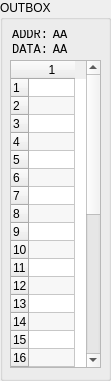
   <widget class="QGroupBox" name="gOUTBOX">
    <property name="geometry">
     <rect>
      <x>690</x>
      <y>110</y>
      <width>111</width>
      <height>381</height>
     </rect>
    </property>
    <property name="styleSheet">
     <string notr="true"/>
    </property>
    <property name="title">
     <string>OUTBOX</string>
    </property>
    <widget class="QTableWidget" name="tblOUTBOX">
     <property name="geometry">
      <rect>
       <x>10</x>
       <y>60</y>
       <width>91</width>
       <height>308</height>
      </rect>
     </property>
     <property name="frameShape">
      <enum>QFrame::StyledPanel</enum>
     </property>
     <property name="frameShadow">
      <enum>QFrame::Sunken</enum>
     </property>
     <property name="alternatingRowColors">
      <bool>true</bool>
     </property>
     <property name="selectionMode">
      <enum>QAbstractItemView::SingleSelection</enum>
     </property>
     <property name="rowCount">
      <number>32</number>
     </property>
     <property name="columnCount">
      <number>1</number>
     </property>
     <attribute name="horizontalHeaderDefaultSectionSize">
      <number>46</number>
     </attribute>
     <attribute name="verticalHeaderDefaultSectionSize">
      <number>18</number>
     </attribute>
     <row/>
     <row/>
     <row/>
     <row/>
     <row/>
     <row/>
     <row/>
     <row/>
     <row/>
     <row/>
     <row/>
     <row/>
     <row/>
     <row/>
     <row/>
     <row/>
     <row/>
     <row/>
     <row/>
     <row/>
     <row/>
     <row/>
     <row/>
     <row/>
     <row/>
     <row/>
     <row/>
     <row/>
     <row/>
     <row/>
     <row/>
     <row/>
     <column/>
    </widget>
    <widget class="QLabel" name="PROG_ADDR_3">
     <property name="geometry">
      <rect>
       <x>50</x>
       <y>30</y>
       <width>20</width>
       <height>10</height>
      </rect>
     </property>
     <property name="font">
      <font>
       <family>Monospace</family>
       <pointsize>9</pointsize>
      </font>
     </property>
     <property name="text">
      <string>AA</string>
     </property>
     <property name="alignment">
      <set>Qt::AlignCenter</set>
     </property>
    </widget>
    <widget class="QLabel" name="PROG_DATA_3">
     <property name="geometry">
      <rect>
       <x>50</x>
       <y>40</y>
       <width>20</width>
       <height>20</height>
      </rect>
     </property>
     <property name="font">
      <font>
       <family>Monospace</family>
       <pointsize>9</pointsize>
      </font>
     </property>
     <property name="text">
      <string>AA</string>
     </property>
     <property name="alignment">
      <set>Qt::AlignCenter</set>
     </property>
    </widget>
    <widget class="QLabel" name="label_31">
     <property name="geometry">
      <rect>
       <x>8</x>
       <y>30</y>
       <width>40</width>
       <height>10</height>
      </rect>
     </property>
     <property name="font">
      <font>
       <family>Monospace</family>
       <pointsize>9</pointsize>
      </font>
     </property>
     <property name="text">
      <string>ADDR:</string>
     </property>
     <property name="alignment">
      <set>Qt::AlignRight|Qt::AlignTrailing|Qt::AlignVCenter</set>
     </property>
    </widget>
    <widget class="QLabel" name="label_32">
     <property name="geometry">
      <rect>
       <x>8</x>
       <y>40</y>
       <width>40</width>
       <height>20</height>
      </rect>
     </property>
     <property name="font">
      <font>
       <family>Monospace</family>
       <pointsize>9</pointsize>
      </font>
     </property>
     <property name="text">
      <string>DATA:</string>
     </property>
     <property name="alignment">
      <set>Qt::AlignRight|Qt::AlignTrailing|Qt::AlignVCenter</set>
     </property>
    </widget>
   </widget>
